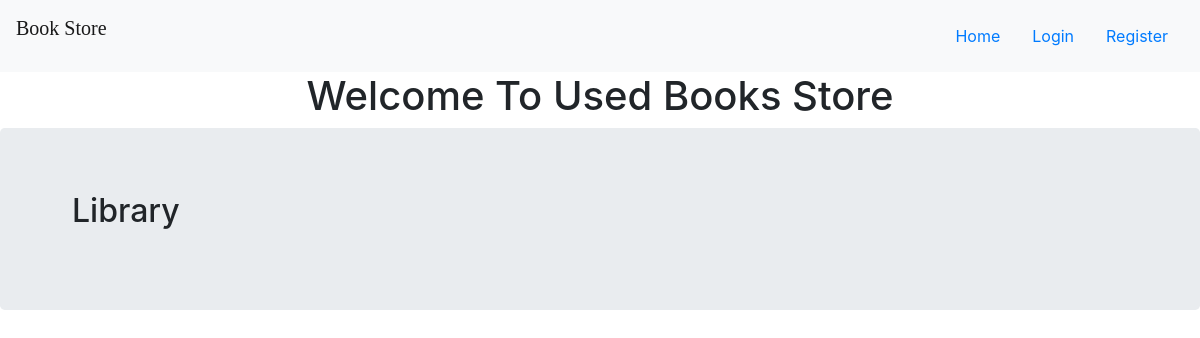
Before: / with the older database file.
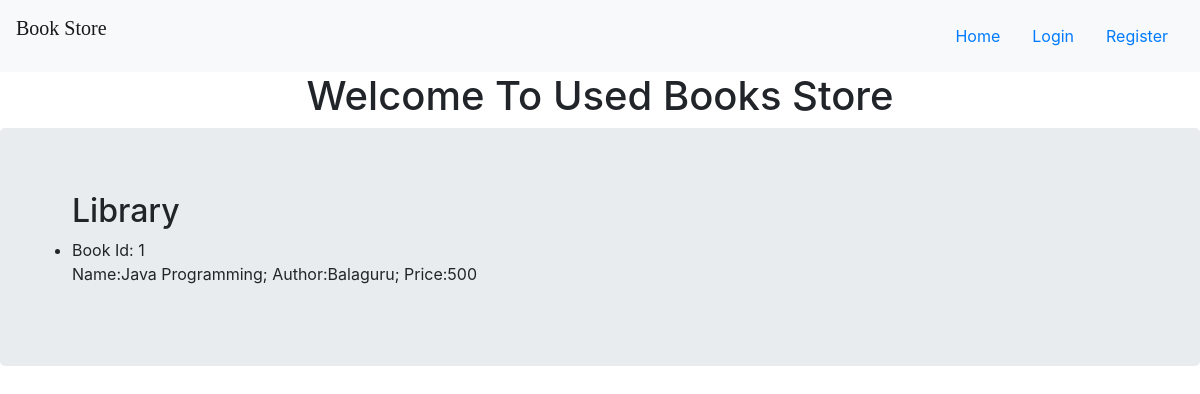
After: the same page with the newer database file.
### book/models.py (models this page shows, shortened)
class Book(db.Model):
    __tablename__ = "books"
    id = db.Column(db.Integer,primary_key = True)
    name = db.Column(db.Text)
    author = db.Column(db.Text)
    price = db.Column(db.Integer)
    def __repr__(self):
        return (f"Name:{self.name}; Author:{self.author}; Price:{self.price}")

### app.py (the view)
@app.route('/')
def index():
    books = Book.query.all()
    return render_template('home.html',books=books)

### book/templates/home.html (shortened to what this page needs)
{% extends "base.html" %}
{% block content %}
  <div class="jumbotron">
    <ul>
        <h2>Library</h2>
        {% for book in books %}
        <li>Book Id: {{book.id}} <br> {{book}}</li>
        {% endfor %}
    </ul>
{% endblock %}

### book/templates/base.html (shortened to what this page needs)
<!DOCTYPE html>
<html>
    <head lang="en" dir="ltr">
    <link rel="stylesheet" href="https://maxcdn.bootstrapcdn.com/bootstrap/4.0.0/css/bootstrap.min.css">
    </head>
    <body>
        <nav class="navbar navbar-light bg-light ">
            <a class="navbar-brand" href="{{url_for('index')}}"><p style="font-family:Verdana">Book Store</p></a>
              <ul class="nav justify-content-end">
                <li class="nav-item active">
                  <a class="nav-link" href="{{url_for('index')}}">Home <span class="sr-only">(current)</span></a>
                </li>
                {% if current_user.is_authenticated  %}
                <li class="nav-item">
                  <a class="nav-link" href="{{ url_for('add') }}">DonateBooks</a>
                </li>
                <li class="nav-item">
                  <a class="nav-link" href="{{ url_for('delete') }}">BuyBooks</a>
                </li>
                <li class="nav-item">
                  <a class="nav-link" href="{{ url_for('logout') }}">Logout</a>
                </li>
                {% else %}
                <li class="nav-item">
                  <a class="nav-link" href="{{ url_for('login') }}">Login</a>
                </li>
                <li class="nav-item">
                  <a class="nav-link" href="{{ url_for('register') }}">Register</a>
                </li>
                {% endif %}
              </ul>
            </nav>
          <div class="container">
            <div class="row">
              <div class="col-sm">
              </div>
              <div class=".col-xl-">
                <h1>Welcome To Used Books Store</h1>
              </div>
              <div class="col-sm">
              </div>
            </div>
          </div>
        {% block content %}
        {% endblock %}
    </body>
</html>

Changed rows visible on the page:
added Book: id "1", name+author+price "Name:Java Programming; Author:Balaguru; Price:500"
